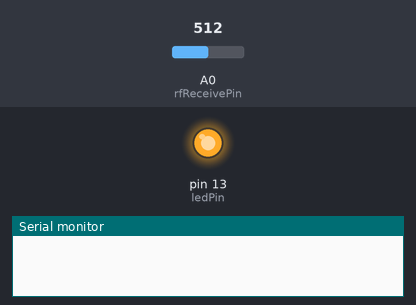
The sketch below on a simulated Arduino Uno, built with avr-gcc and run on an emulated ATmega328P. On the bench: output pins drawn as LEDs (lit = HIGH), the last lines printed to the serial monitor. The inputs (shaded band) are chosen by the test bench; at power-on: A0 (rfReceivePin) = 512.

Above: at 0.8 s.
0.9 s: A0 (rfReceivePin) set to 108
2.4 s: A0 (rfReceivePin) set to 91
At 3.9 s:
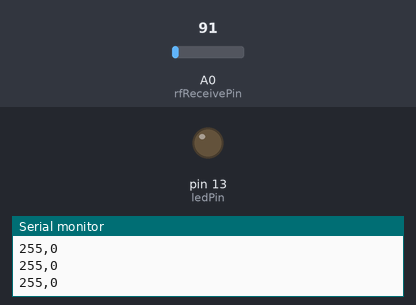
Timing chart, 0 to 5.4 s (numbered marks = the images above; inputs shaded):
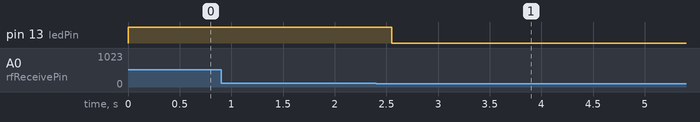

The sketch:

sketch_jan27a.ino
```cpp
/*
  RF Remote Capture sketch
     Written by ScottC 24 Jun 2014
     Arduino IDE version 1.0.5
     Website: http://arduinobasics.blogspot.com
     Receiver: XY-MK-5V
     Description: Use Arduino to Receive RF Remote signal
 ------------------------------------------------------------- */

 const int dataSize = 1600;  //Arduino memory is limited (max=1700)
 byte storedData[dataSize];  //Create an array to store the data
 #define ledPin 13           //Onboard LED = digital pin 13
 #define rfReceivePin A0     //RF Receiver data pin = Analog pin 0
 const unsigned int upperThreshold = 100;  //upper threshold value
 const unsigned int lowerThreshold = 80;  //lower threshold value
 int maxSignalLength = 255;   //Set the maximum length of the signal
 int dataCounter = 0;    //Variable to measure the length of the signal
 unsigned long startTime=0;  //Variable to record the start time
 unsigned long endTime=0;    //Variable to record the end time
 unsigned long signalDuration=0; //Variable to record signal reading time


 void setup(){
  Serial.begin(9600);
  pinMode(ledPin, OUTPUT);

  /* The following code will only run ONCE --------------
  ---Press the reset button on the Arduino to run again-- */

  while(analogRead(rfReceivePin)<1){
      //Wait here until a LOW signal is received
      startTime=micros();  //Update start time with every cycle.
  }
  digitalWrite(ledPin, HIGH);  //Turn LED ON


  //Read and store the rest of the signal into the storedData array
  for(int i=0; i<dataSize; i=i+2){

    //Identify the length of the LOW signal---------------LOW
    dataCounter=0; //reset the counter
    while(analogRead(rfReceivePin)>upperThreshold && dataCounter<maxSignalLength){
      dataCounter++;
    }
    storedData[i]=dataCounter;

    //Identify the length of the HIGH signal---------------HIGH
    dataCounter=0;//reset the counter
    while(analogRead(rfReceivePin)<lowerThreshold && dataCounter<maxSignalLength){
      dataCounter++;
    }
    storedData[i+1]=dataCounter;

    //Any readings between the two threshold values will be ignored.
    //The LOW or HIGH signal length must be less than the variable "maxSignalLength"
    //otherwise it will be truncated. All of the HIGH signals and LOW signals combined
    //must not exceed the variable "dataSize", otherwise it will be truncated.
    //The maximum number of signals is 1700 - if you try to extend this variable to a higher
    //number than 1700 - then the Arduino will freeze up and sketch will not work.
    //-------------------------------------------------------------
  }

  endTime=micros();  //Record the end time of the read period.
  signalDuration = endTime-startTime;

  digitalWrite(ledPin, LOW);//Turn LED OFF

  //Send report to the Serial Monitor
  Serial.println("=====================");
  Serial.print("Read duration: ");
  Serial.print(signalDuration);
  Serial.println(" microseconds");
  Serial.println("=====================");
  Serial.println("LOW,HIGH");
  delay(20);
  for(int i=0; i<dataSize; i=i+2){
    Serial.print(storedData[i]);
    Serial.print(",");
    Serial.println(storedData[i+1]);
    delay(20);
  }
 }

 void loop(){
   //Do nothing here
 }
```

Measured:
- the behaviour switches between 101 and 100 on A0 (rfReceivePin) (found by bisection; images 0 and 1)
- after the input at 0.9 s, every drawn part: stays the same
- after the input at 2.4 s, pin 13 (ledPin): HIGH → LOW after 0.15 s
